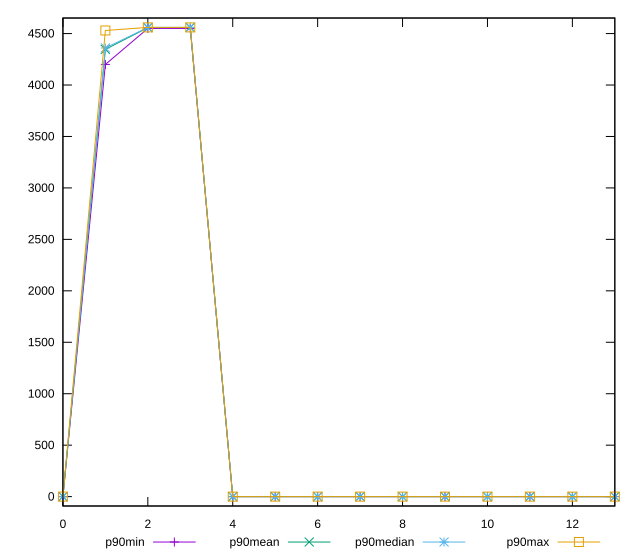

The gnuplot source for this figure:
reset

$p90Min <<EOF
0 0
1 4200
2 4550
3 4550
4 0
5 0
6 0
7 0
8 0
9 0
10 0
11 0
12 0
13 0
EOF

$p90Mean <<EOF
0 0
1 4346.483516483517
2 4558.021978021978
3 4559.450549450549
4 0
5 0
6 0
7 0
8 0
9 0
10 0
11 0
12 0
13 0
EOF

$p90Median <<EOF
0 0
1 4360
2 4560
3 4560
4 0
5 0
6 0
7 0
8 0
9 0
10 0
11 0
12 0
13 0
EOF

$p90Max <<EOF
0 0
1 4530
2 4560
3 4560
4 0
5 0
6 0
7 0
8 0
9 0
10 0
11 0
12 0
13 0
EOF

set key outside below
set xrange [0:13]
set yrange [-91.2:4651.2]
set trange [-91.2:4651.2]
set terminal svg size 640, 560 enhanced background rgb 'white'
set output "report_00008_2021-01-22T20:58:29.167/unused-javascript/progression/value.svg"

plot $p90Min title "p90min" with linespoints, \
     $p90Mean title "p90mean" with linespoints, \
     $p90Median title "p90median" with linespoints, \
     $p90Max title "p90max" with linespoints

reset
